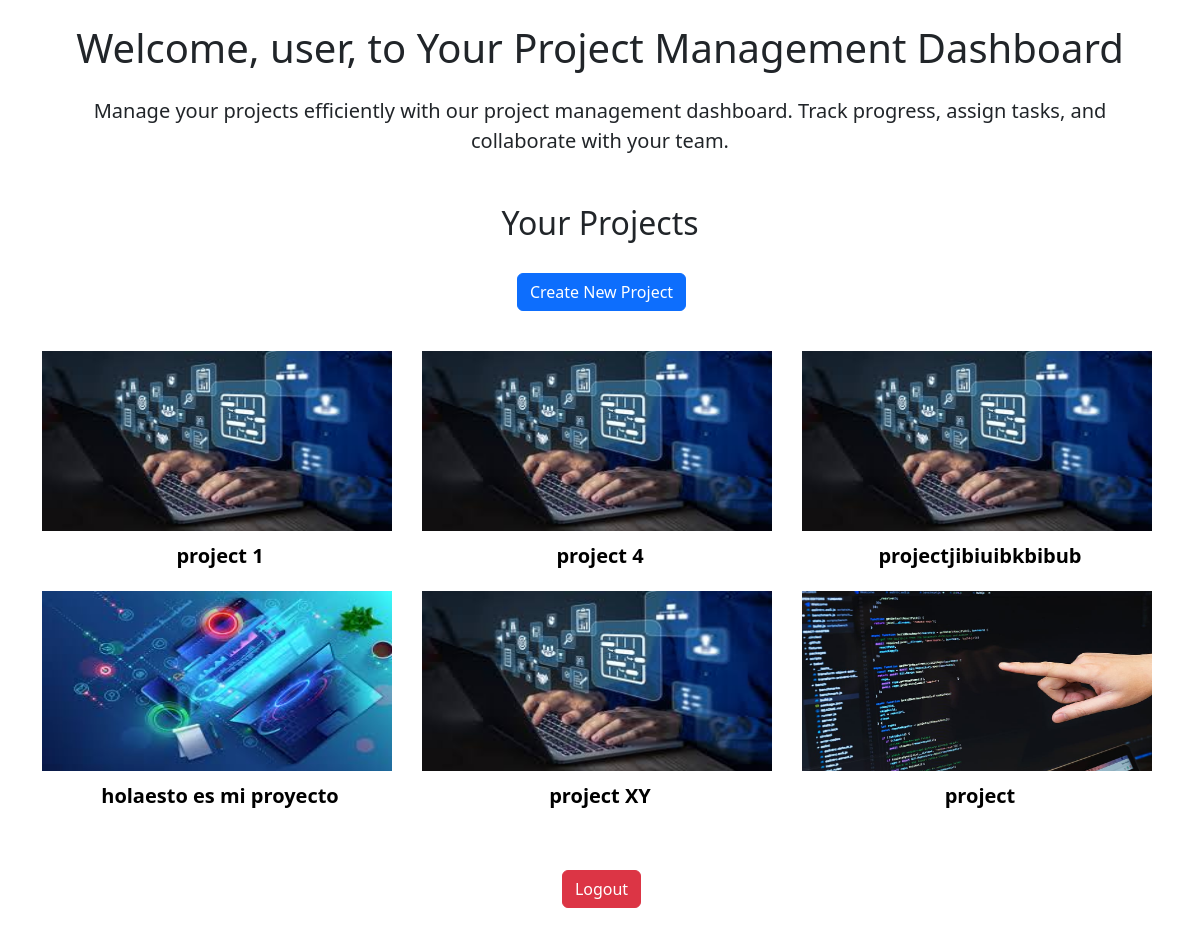
Screenshot of /index.php (signed in) with the database file from the repository.
### tables this page shows
CREATE TABLE `projects` (
  `id` int(11) NOT NULL,
  `user_id` int(11) NOT NULL,
  `title` varchar(255) NOT NULL,
  `description` text DEFAULT NULL,
  `created_at` timestamp NOT NULL DEFAULT current_timestamp(),
  `cover_name` varchar(255) NOT NULL
);

### includes/functions.php (the view, shortened to what this page needs)
<?php
function displayProjects($userId) {
    $database = new Db();
    $db = $database->connect();
    $result = $db->query("SELECT * FROM projects WHERE user_id = " . $userId);
    while ($row = $result->fetch(PDO::FETCH_ASSOC)) {
        echo "
        <li class='col-12 col-sm-6 col-md-4 project' id='project'>
        <a href='" . BASE_URL . "/views/project.php?id=" . $row['id'] . " class= 'list-group-item-action text-black fw-bold fs-5'>
        <img src='" . BASE_URL . "/project_covers/" . $row['cover_name'] . "' class='img-fluid me-2'>
        " . htmlspecialchars($row['title']) . "
        </a>
        </li>";
    }
}

### parts/header.php (shortened to what this page needs)
<!DOCTYPE html>
<html lang="en">
<head>
    <link href="https://cdn.jsdelivr.net/npm/bootstrap@5.3.3/dist/css/bootstrap.min.css" rel="stylesheet">
    <link rel="stylesheet" href="/project_manager/css/styles.css">
</head>
<body>

### index.php (shortened to what this page needs)
<?php
require_once 'includes/functions.php';
require 'parts/header.php';
?>
<div class="container d-flex justify-content-center align-items-center min-vh-100">
        <div class="dashboard text-center">
        <br>
            <h1 class="mb-4">Welcome, <?php echo htmlspecialchars($_SESSION['username']); ?>, to Your Project Management Dashboard</h1>
            <p class="lead">Manage your projects efficiently with our project management dashboard. Track progress, assign tasks, and collaborate with your team.</p>
            <h2 class="mt-5 mb-3">Your Projects</h2>
            <a href="views/project.php?isNew=true" class="btn btn-primary mb-3">Create New Project</a>
            <br>
            <br>
            <ul  class="row list-unstyled" id="projects-container">
                <?php displayProjects($_SESSION['user_id']);  ?>
            </ul>
            <p class="mt-4"><a href="controllers/logoutController.php" class="btn btn-danger">Logout</a></p>
        </div>
    </div>
</body>
</html>

### css/styles.css (style rules this page uses)
#project { text-align: center; margin-bottom: 20px; text-decoration: none; list-style: none; }
#project img { height: 180px; width: 350px; margin-bottom: 10px; }
#project a { text-decoration: none; font-size: 20px; font-weight: bold; color: black; display: block; }
.btn { margin-top: 15px; margin-left: 10px; margin-right: 7px; margin-bottom: 7px; }

### rows the page displays
projects: cover_name (picture), title "project 1"
projects: cover_name (picture), title "project 4"
projects: cover_name (picture), title "projectjibiuibkbibub"
projects: cover_name (picture), title "holaesto es mi proyecto"
projects: cover_name (picture), title "project XY"
projects: cover_name (picture), title "project"

### other values shown
$_SESSION['username'] "user"
